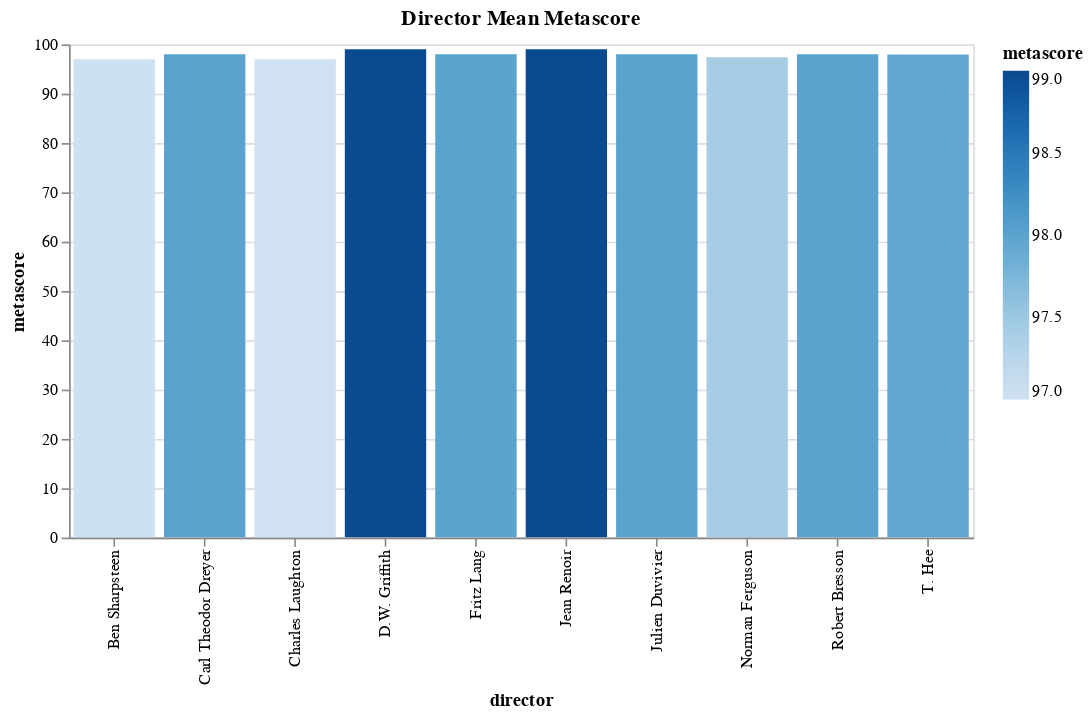

This figure's notebook cell:
### Code cell
bar = alt.Chart(director_mean_metascore).mark_bar().encode(
    x='director',
    y='metascore',
    color=alt.Color('metascore', scale=alt.Scale(scheme='blues')),
    tooltip=['director', 'metascore', 'num_reviews']
).properties(
    width=alt.Step(55),
    height=300,
    title='Director Mean Metascore',
).interactive()

bar

### Figure 1 — Vega-Lite specification as saved in the notebook (floating-point values rounded to 4 significant figures)
{"config": {"view": {"continuousWidth": 300, "continuousHeight": 300}}, "data": {"name": "data-5e416da744b5b64653340e35e507ff62"}, "mark": {"type": "bar"}, "encoding": {"color": {"field": "metascore", "scale": {"scheme": "blues"}, "type": "quantitative"}, "tooltip": [{"field": "director", "type": "nominal"}, {"field": "metascore", "type": "quantitative"}, {"field": "num_reviews", "type": "quantitative"}], "x": {"field": "director", "type": "nominal"}, "y": {"field": "metascore", "type": "quantitative"}}, "height": 300, "params": [{"name": "param_1", "select": {"type": "interval", "encodings": ["x", "y"]}, "bind": "scales"}], "title": "Director Mean Metascore", "width": {"step": 55}, "$schema": "https://vega.github.io/schema/vega-lite/v5.20.1.json", "datasets": {"data-5e416da744b5b64653340e35e507ff62": [{"director": "D.W. Griffith", "metascore": 99.0, "num_reviews": 36}, {"director": "Jean Renoir", "metascore": 99.0, "num_reviews": 44}, {"director": "Carl Theodor Dreyer", "metascore": 98.0, "num_reviews": 72}, {"director": "Robert Bresson", "metascore": 98.0, "num_reviews": 32}, {"director": "Fritz Lang", "metascore": 98.0, "num_reviews": 80}, {"director": "Julien Duvivier", "metascore": 98.0, "num_reviews": 39}, {"director": "T. Hee", "metascore": 97.96, "num_reviews": 505}, {"director": "Norman Ferguson", "metascore": 97.41, "num_reviews": 703}, {"director": "Ben Sharpsteen", "metascore": 97.01, "num_reviews": 985}, {"director": "Charles Laughton", "metascore": 97.0, "num_reviews": 184}]}}
